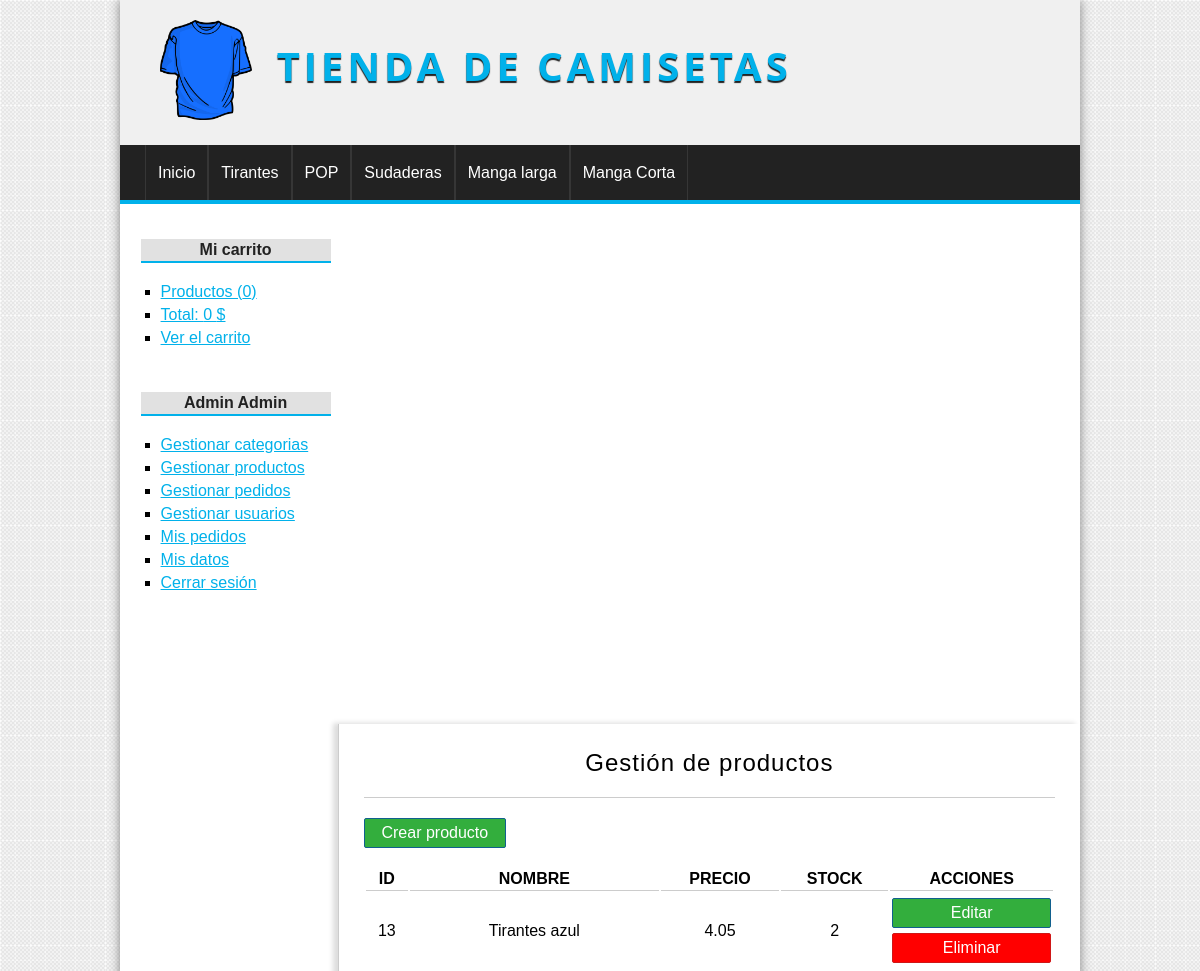
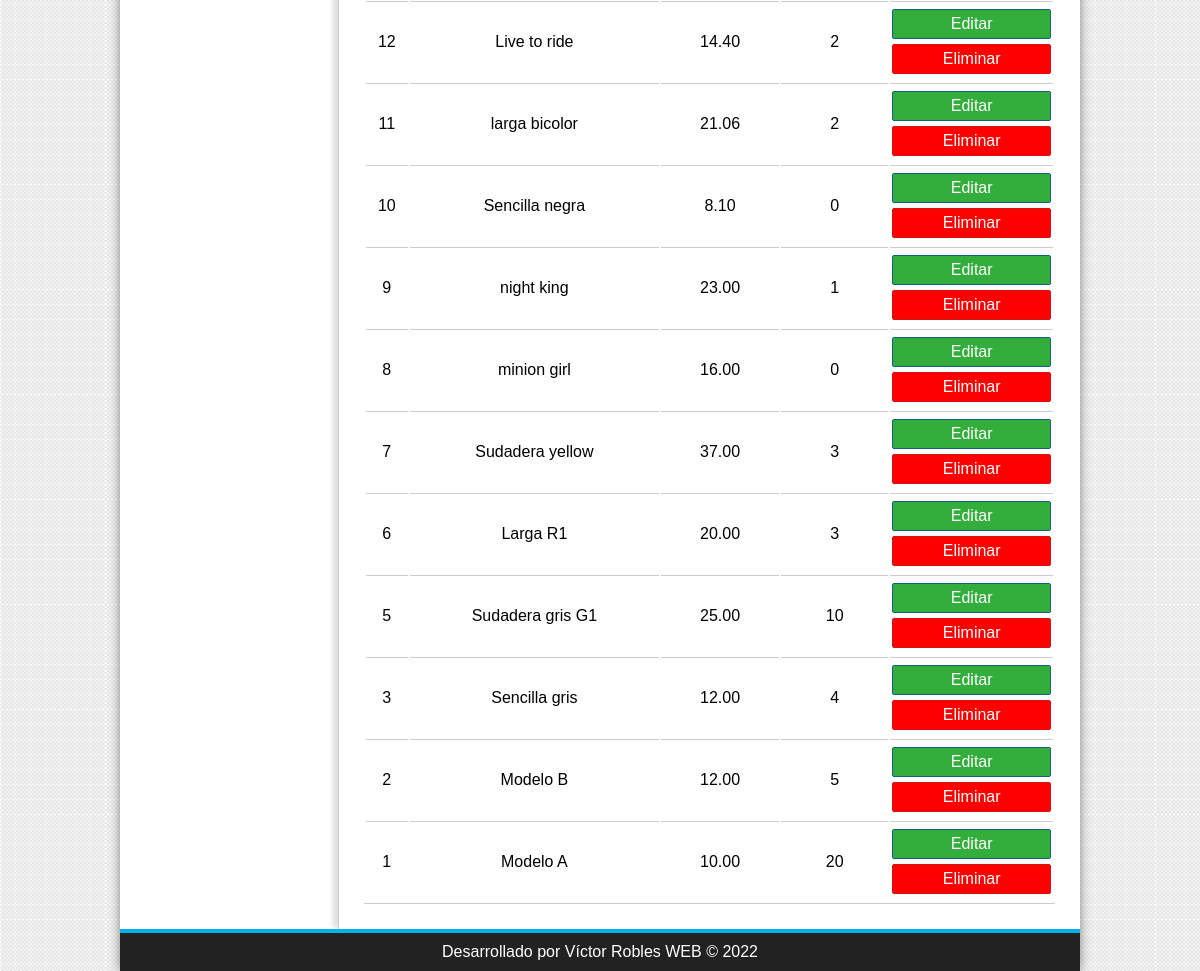
/Camisetas/producto/gestion (signed in), run on the app's committed database (2 pictures, top to bottom).
### tables this page shows
CREATE TABLE `categorias` (
  `id` int NOT NULL,
  `nombre` varchar(100) NOT NULL
);

CREATE TABLE `productos` (
  `id` int NOT NULL,
  `categoria_id` int NOT NULL,
  `nombre` varchar(100) NOT NULL,
  `descripcion` text,
  `precio` float(100,2) NOT NULL,
  `stock` int NOT NULL,
  `oferta` varchar(2) DEFAULT NULL,
  `fecha` date NOT NULL,
  `imagen` varchar(255) DEFAULT NULL
);

### Camisetas/config/db.php (called while the page is built)
<?php
class Database{
	public static function connect(){
		$db = new mysqli('localhost', 'root', '', 'tienda_master');
		$db->query("SET NAMES 'utf8'");
		return $db;
	}
}

### Camisetas/helpers/Utils.php (called while the page is built, shortened)
<?php
class Utils{
	public static function showCategorias(){
		require_once 'models/Categoria.php';
		$categoria = new Categoria();
		$categorias = $categoria->getAll();
		return $categorias;
	}
}

### Camisetas/models/Categoria.php (called while the page is built, shortened)
<?php
class Categoria{
	private $db;
	public function __construct() {
		$this->db = Database::connect();
	}
	public function getAll(){
		$categorias = $this->db->query("SELECT * FROM categorias ORDER BY id DESC;");
		return $categorias;
	}
}

### Camisetas/controllers/ProductoController.php (called while the page is built, shortened)
<?php
require_once 'models/Producto.php';
class productoController{
	public function gestion(){
		$producto = new Producto();
		$productos = $producto->getAll();
		require_once 'views/producto/gestion.php';
	}
}

### Camisetas/models/Producto.php (called while the page is built, shortened)
<?php
class Producto{
	private $db;
	public function __construct() {
		$this->db = Database::connect();
	}
	public function getAll(){
		$productos = $this->db->query("SELECT * FROM productos ORDER BY id DESC");
		return $productos;
	}
}

### Camisetas/views/producto/gestion.php (the view, shortened to what this page needs)
<h1>Gestión de productos</h1>
<a href="<?=base_url?>producto/crear" class="button button-small">
	Crear producto
</a>
<table>
	<tr>
		<th>ID</th>
		<th>NOMBRE</th>
		<th>PRECIO</th>
		<th>STOCK</th>
		<th>ACCIONES</th>
	</tr>
	<?php while($pro = $productos->fetch_object()): ?>
		<tr>
			<td><?=$pro->id;?></td>
			<td><?=$pro->nombre;?></td>
			<td><?=$pro->precio;?></td>
			<td><?=$pro->stock;?></td>
			<td>
				<a href="<?=base_url?>producto/editar&id=<?=$pro->id?>" class="button button-gestion">Editar</a>
				<a href="<?=base_url?>producto/eliminar&id=<?=$pro->id?>" class="button button-gestion button-red">Eliminar</a>
			</td>
		</tr>
	<?php endwhile; ?>
</table>

### Camisetas/views/layout/header.php (shortened to what this page needs)
<!DOCTYPE HTML>
<html lang="es">
	<head>
		<link rel="stylesheet" href="<?=base_url?>assets/css/styles.css" />
	</head>
	<body>
		<div id="container">
			<header id="header">
				<div id="logo">
					<img src="<?=base_url?>assets/img/camiseta.png" alt="Camiseta Logo" />
					<a href="<?=base_url?>">
						Tienda de camisetas
					</a>
				</div>
			</header>
			<?php $categorias = Utils::showCategorias(); ?>
			<nav id="menu">
				<ul>
					<li>
						<a href="<?=base_url?>">Inicio</a>
					</li>
					<?php while($cat = $categorias->fetch_object()): ?>
						<li>
							<a href="<?=base_url?>categoria/ver&id=<?=$cat->id?>"><?=$cat->nombre?></a>
						</li>
					<?php endwhile; ?>
				</ul>
			</nav>
			<div id="content">

### Camisetas/assets/css/styles.css (style rules this page uses)
* { padding: 0px; margin: 0px; font-family: sans-serif, Helvetica, Arial; }
body { background: url(../img/bg.png); }
a { color: #01B1EA; }
table { text-align: center; width: 100%; border-bottom: 1px solid #ccc; }
td { border-top: 1px solid #ccc; padding: 2px; }
#container { width: 80%; margin: 0px auto; box-shadow: 0px 0px 10px gray; background: white; }
#header { height: 145px; background: #F0F0F0; }
#logo { padding: 20px; margin-left: 20px; float:left; }
#logo img { float:left; height: 100px; }
#logo a { float:left; font-size: 40px; letter-spacing: 4px; font-family: 'Open Sans', Helvetica, Arial; text-transform: uppercase; color: #01B1EA; font-weight: bold; text-decoration: none; margin-top: 18px; margin-left: 25px; text-shadow: 0px 2px 1px #222222; transition: all 300ms; }
#menu { clear:both; background: #222; color: white; height: 55px; border-bottom: 4px solid #01B1EA; }
#menu ul { list-style: none; text-decoration: none; margin: 0px auto; margin-left: 25px; }
#menu ul li { line-height: 55px; float:left; border-right: 1px solid #363636; }
#menu a { display: block; color: white; text-decoration: none; padding-left: 12px; padding-right: 12px; transition: all 300ms; }
#menu a:first-child { border-left: 1px solid #363636; }
#content { margin: 0px auto; overflow: hidden; background: white; }
input[type="button"], input[type="submit"], button, .button { display: block; border-radius: 2px; width: auto; padding: 5px; padding-left: 10px; padding-right: 10px; color: white; background: #2979CD; border: 1px solid #11608E; cursor:pointer; }
.button { background: #33AE3D; color: white !important; text-decoration: none; }
.button-small { width: 120px; text-align: center; margin-bottom: 20px; }
.button-gestion { margin-top: 5px; margin-bottom: 5px; }
.button-red { background: red; border: 1px solid #cf1717; }
#central h1 { font-size: 24px; font-weight: normal; letter-spacing: 1px; text-align: center; border-bottom: 1px solid #ccc; margin-bottom: 20px; padding: 20px; padding-top: 0px; }

### data on the page
categorias: nombre "Tirantes"
categorias: nombre "POP"
categorias: nombre "Sudaderas"
categorias: nombre "Manga larga"
categorias: nombre "Manga Corta"
productos: id "13", nombre "Tirantes azul", precio "4.05", stock "2"
productos: id "12", nombre "Live to ride", precio "14.40", stock "2"
productos: id "11", nombre "larga bicolor", precio "21.06", stock "2"
productos: id "10", nombre "Sencilla negra", precio "8.10", stock "0"
productos: id "9", nombre "night king", precio "23.00", stock "1"
productos: id "8", nombre "minion girl", precio "16.00", stock "0"
productos: id "7", nombre "Sudadera yellow", precio "37.00", stock "3"
productos: id "6", nombre "Larga R1", precio "20.00", stock "3"
productos: id "5", nombre "Sudadera gris G1", precio "25.00", stock "10"
productos: id "3", nombre "Sencilla gris", precio "12.00", stock "4"
productos: id "2", nombre "Modelo B", precio "12.00", stock "5"
productos: id "1", nombre "Modelo A", precio "10.00", stock "20"

### other printed values
$stats['count'] "0"
$stats['total'] "0"
$_SESSION['identity']->nombre "Admin"
$_SESSION['identity']->apellidos "Admin"
